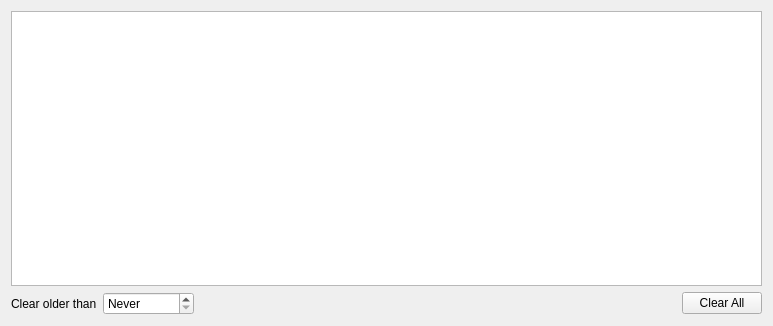
<?xml version="1.0" encoding="UTF-8"?>
<ui version="4.0">
 <class>AlertWidget</class>
 <widget class="QWidget" name="AlertWidget">
  <property name="geometry">
   <rect>
    <x>0</x>
    <y>0</y>
    <width>773</width>
    <height>326</height>
   </rect>
  </property>
  <property name="windowTitle">
   <string>Alerts</string>
  </property>
  <layout class="QVBoxLayout" name="verticalLayout">
   <item>
    <widget class="QTableView" name="alertTableView">
     <property name="focusPolicy">
      <enum>Qt::FocusPolicy::ClickFocus</enum>
     </property>
     <property name="editTriggers">
      <set>QAbstractItemView::EditTrigger::NoEditTriggers</set>
     </property>
     <property name="tabKeyNavigation">
      <bool>false</bool>
     </property>
     <property name="showDropIndicator" stdset="0">
      <bool>false</bool>
     </property>
     <property name="dragDropOverwriteMode">
      <bool>false</bool>
     </property>
     <property name="alternatingRowColors">
      <bool>true</bool>
     </property>
     <property name="selectionMode">
      <enum>QAbstractItemView::SelectionMode::SingleSelection</enum>
     </property>
     <property name="selectionBehavior">
      <enum>QAbstractItemView::SelectionBehavior::SelectRows</enum>
     </property>
     <property name="verticalScrollMode">
      <enum>QAbstractItemView::ScrollMode::ScrollPerPixel</enum>
     </property>
     <property name="horizontalScrollMode">
      <enum>QAbstractItemView::ScrollMode::ScrollPerPixel</enum>
     </property>
     <attribute name="horizontalHeaderMinimumSectionSize">
      <number>24</number>
     </attribute>
     <attribute name="horizontalHeaderHighlightSections">
      <bool>false</bool>
     </attribute>
     <attribute name="horizontalHeaderStretchLastSection">
      <bool>true</bool>
     </attribute>
     <attribute name="verticalHeaderMinimumSectionSize">
      <number>20</number>
     </attribute>
     <attribute name="verticalHeaderDefaultSectionSize">
      <number>20</number>
     </attribute>
    </widget>
   </item>
   <item>
    <layout class="QHBoxLayout" name="horizontalLayout">
     <item>
      <widget class="QLabel" name="clearAlertOlderLabel">
       <property name="text">
        <string>Clear older than</string>
       </property>
      </widget>
     </item>
     <item>
      <widget class="QSpinBox" name="clearAlertOlderSpinBox">
       <property name="specialValueText">
        <string>Never</string>
       </property>
       <property name="suffix">
        <string> min(s)</string>
       </property>
       <property name="maximum">
        <number>9999</number>
       </property>
      </widget>
     </item>
     <item>
      <spacer name="horizontalSpacer">
       <property name="orientation">
        <enum>Qt::Orientation::Horizontal</enum>
       </property>
       <property name="sizeHint" stdset="0">
        <size>
         <width>40</width>
         <height>20</height>
        </size>
       </property>
      </spacer>
     </item>
     <item>
      <widget class="QPushButton" name="clearAllButton">
       <property name="focusPolicy">
        <enum>Qt::FocusPolicy::ClickFocus</enum>
       </property>
       <property name="text">
        <string>Clear All</string>
       </property>
      </widget>
     </item>
    </layout>
   </item>
  </layout>
 </widget>
 <resources/>
 <connections>
  <connection>
   <sender>clearAllButton</sender>
   <signal>clicked()</signal>
   <receiver>AlertWidget</receiver>
   <slot>clearAllAlerts()</slot>
   <hints>
    <hint type="sourcelabel">
     <x>386</x>
     <y>304</y>
    </hint>
    <hint type="destinationlabel">
     <x>386</x>
     <y>162</y>
    </hint>
   </hints>
  </connection>
  <connection>
   <sender>alertTableView</sender>
   <signal>doubleClicked(QModelIndex)</signal>
   <receiver>AlertWidget</receiver>
   <slot>entryDoubleClicked(QModelIndex)</slot>
   <hints>
    <hint type="sourcelabel">
     <x>386</x>
     <y>147</y>
    </hint>
    <hint type="destinationlabel">
     <x>386</x>
     <y>162</y>
    </hint>
   </hints>
  </connection>
  <connection>
   <sender>clearAlertOlderSpinBox</sender>
   <signal>valueChanged(int)</signal>
   <receiver>AlertWidget</receiver>
   <slot>alertAgingChanged(int)</slot>
   <hints>
    <hint type="sourcelabel">
     <x>178</x>
     <y>302</y>
    </hint>
    <hint type="destinationlabel">
     <x>386</x>
     <y>162</y>
    </hint>
   </hints>
  </connection>
 </connections>
 <slots>
  <slot>clearAllAlerts()</slot>
  <slot>entryDoubleClicked(QModelIndex)</slot>
  <slot>alertAgingChanged(int)</slot>
 </slots>
</ui>
